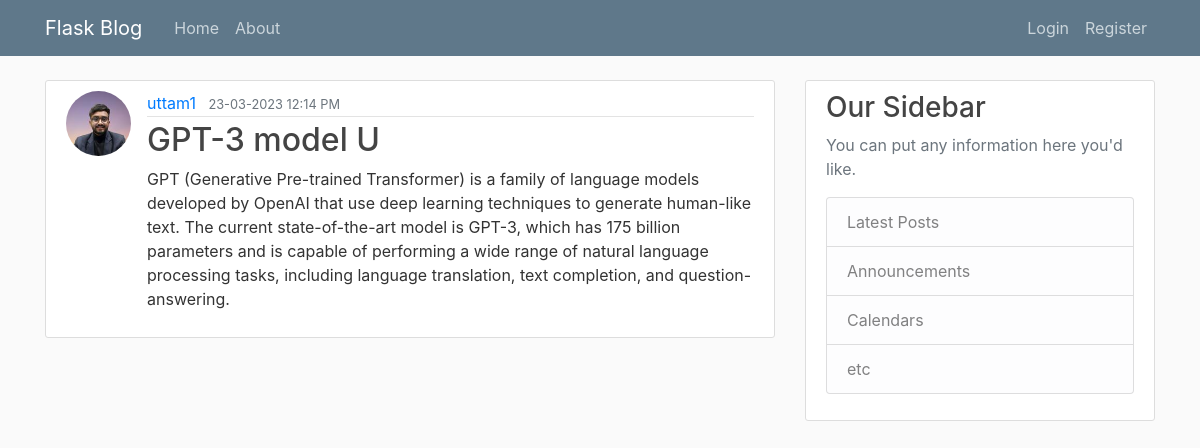
The app's page /post/4 with its own data.
### flaskblog/models.py (models this page shows, shortened)
class User(db.Model,UserMixin):
    id = db.Column(db.Integer, primary_key=True)
    username = db.Column(db.String(20), unique=True, nullable=False)
    email = db.Column(db.String(120), unique=True, nullable=False)
    image_file = db.Column(db.String(20), nullable=False, default='default.png')
    password = db.Column(db.String(60), nullable=False)
    posts = db.relationship('Post', backref='author', lazy='dynamic')

class Post(db.Model):
    id = db.Column(db.Integer, primary_key=True)
    title = db.Column(db.String(100), nullable=False)
    content = db.Column(db.Text, nullable=False)
    date_posted = db.Column(db.DateTime, nullable=False, default=datetime.utcnow)
    user_id = db.Column(db.Integer, db.ForeignKey('user.id'), nullable=False)

### flaskblog/routes.py (the view)
@app.route('/post/<int:post_id>')
def post(post_id):
    post = Post.query.get_or_404(post_id)
    return render_template('post.html',title=post.title,post=post)

### flaskblog/templates/post.html (shortened to what this page needs)
{% extends 'layout.html' %}
{% block content %}
        <article class="media content-section">
            <img class="rounded-circle article-img" src="{{ url_for('static',filename='profile_pics/'+ post.author.image_file) }}" alt="">
            <div class="media-body">
            <div class="article-metadata">
                <a class="mr-2" href="#">{{ post.author.username }}</a>
                <small class="text-muted">{{ post.date_posted.strftime('%d-%m-%Y  %I:%M %p') }}</small>
            </div>
            <h2 class="article-title" >{{ post.title }} </h2>
            <p class="article-content">{{ post.content }}</p>
            </div>
        </article>
{% endblock content %}

### flaskblog/static/main.css (style rules this page uses)
body { background: #fafafa; color: #333333; margin-top: 5rem; }
h1, h2, h3, h4, h5, h6 { color: #444444; }
a { text-decoration: none; }
.content-section { background: #ffffff; padding: 10px 20px; border: 1px solid #dddddd; border-radius: 3px; margin-bottom: 20px; }
.article-title { color: #444444; }
.article-content { white-space: pre-line; }
.article-img { height: 65px; width: 65px; margin-right: 16px; }
.article-metadata { padding-bottom: 1px; margin-bottom: 4px; border-bottom: 1px solid #e3e3e3 }

### records on screen
User: image_file (picture), author.username "uttam1"
Post: date_posted "23-03-2023 12:14 PM", title "GPT-3 model U", content "GPT (Generative Pre-trained Transformer) is a family of language models developed by OpenAI that use deep learning techniques to generate human-like text. The current state-of-the-art model is GPT-3, which has 175 billion parameters and is capable of performing a wide range of natural language processing tasks, including language translation, text completion, and question-answering."
